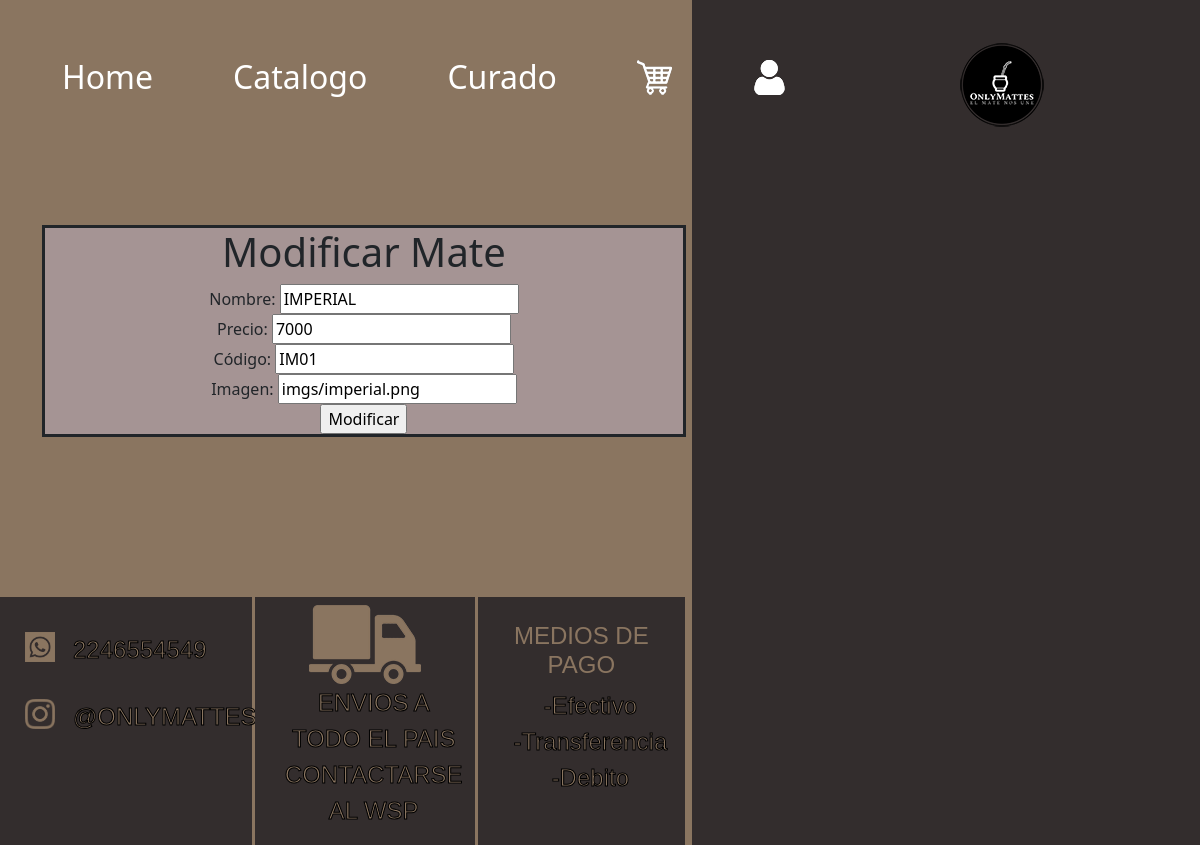
/login/admin/AMB/modificar.php?id=2, run on the app's committed database.
### tables this page shows
CREATE TABLE `mates` (
  `id_mate` int(11) NOT NULL,
  `nombre` varchar(45) DEFAULT NULL,
  `precio` float DEFAULT NULL,
  `codigo` varchar(45) DEFAULT NULL,
  `imagen` varchar(45) DEFAULT NULL
);

### login/admin/AMB/modificar.php (the view, shortened to what this page needs)
<?php
include_once 'header.php';
if (mysqli_connect("localhost", "root", "", "basedatos")) {
    $con = mysqli_connect('localhost', 'root', '', 'basedatos');
    if ($_SERVER['REQUEST_METHOD'] === 'POST' && isset($_POST['modificar'])) {
        $idMate = $_POST['id_mate'];
        $nombre = $_POST['nombre'];
        $precio = $_POST['precio'];
        $codigo = $_POST['codigo'];
        $imagen = $_POST['imagen'];
        if (!empty($nombre) && !empty($precio) && !empty($codigo) && !empty($imagen)) {
            $nombre = mysqli_real_escape_string($con, $nombre);
            $precio = floatval($precio);
            $codigo = mysqli_real_escape_string($con, $codigo);
            $imagen = mysqli_real_escape_string($con, $imagen);
            $consulta = "UPDATE mates SET nombre='$nombre', precio=$precio, codigo='$codigo', imagen='$imagen' WHERE id_mate=$idMate";
            if (mysqli_query($con, $consulta)) {
    ?>
            <div class="container" id="bajarEliminado">
                        <div class="formAlta">
                            <p>"El mate ha sido actualizado exitosamente."</p><br>
                            <a href='productos.php' id="volvABM">Volver al ABM de Productos</a>
                        </div>
                    </div>
    <?php
        } else {
                echo "Error al actualizar el mate: " . mysqli_error($con);
            }
        } else {
            echo "Por favor, completa todos los campos.";
        }
    } elseif (isset($_GET['id'])) {
        $idMate = $_GET['id'];
        $consulta = "SELECT * FROM mates WHERE id_mate='$idMate'";
        if ($resultado = mysqli_query($con, $consulta)) {
            $fila = mysqli_fetch_array($resultado);
?>
            <div class="container">
                <div class="formAlta">
                 <h1>Modificar Mate</h1>
                    <form action="" method="post">
                        <label for="nombre">Nombre:</label>
                        <input type="text" id="nombre" name="nombre" value="<?= $fila['nombre']; ?>">
                        <br>
                        <label for="precio">Precio:</label>
                        <input type="number" id="precio" name="precio" step="0.01" value="<?= $fila['precio']; ?>">
                        <br>
                        <label for="codigo">Código:</label>
                        <input type="text" id="codigo" name="codigo" value="<?= $fila['codigo']; ?>">
                        <br>
                        <label for="imagen">Imagen:</label>
                        <input type="text" id="imagen" name="imagen" value="<?= $fila['imagen']; ?>">
                        <br>
                        <input type="submit" name="modificar" value="Modificar">
                    </form>
                </div>
            </div>
<?php
        }
    }
} else {
    echo "No se pudo conectar a la base de datos";
}
?>
<div class="">
    <div class="col-7">
      <?php
      include_once 'footer.php'
      ?>

### estilos/estilos.css (style rules this page uses)
body { background: linear-gradient(to right, #8a7560 57.7%, #332d2d 57.7%, #332d2d 100%); background-size: 100% auto; }
@media (max-width:1600px) { .container { width: 100%; } }
.container { display: grid; grid-template-columns: 57.7% 43.3%; gap: 20px; padding-top: 90px; padding-bottom: 30px; }
.formAlta { background-color: rgb(165, 148, 148); align-content: center; grid: unset; display: grid; align-items: center; justify-items: stretch; text-align: center; justify-content: space-evenly; border-style: solid; }

### data on the page
mates: nombre "IMPERIAL", precio "7000", codigo "IM01", imagen "imgs/imperial.png"
